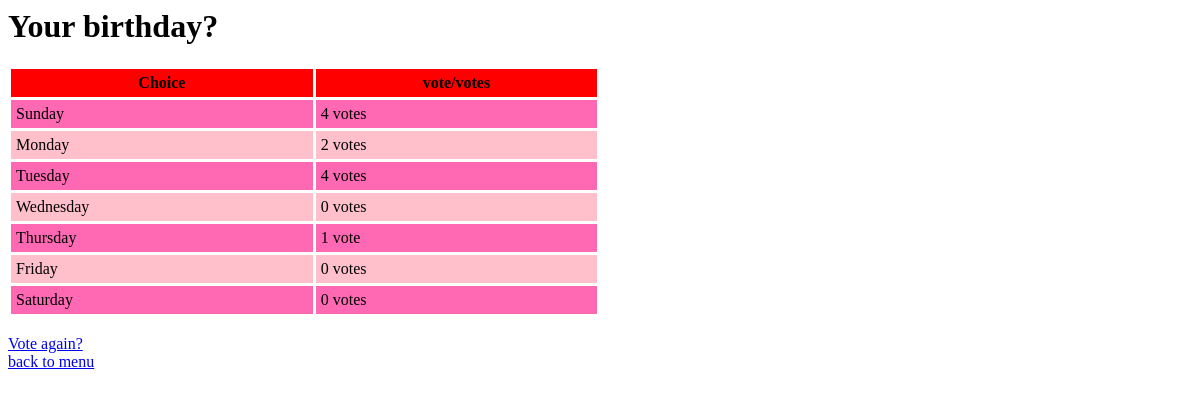
Screenshot of /polls/3/results/ with the database file from the repository.
### polls/models.py (models this page shows, shortened)
@python_2_unicode_compatible
class Question(models.Model):
    question_text = models.CharField(max_length=200)
    pub_date = models.DateTimeField('date published')

@python_2_unicode_compatible
class Choice(models.Model):
    question = models.ForeignKey(Question, on_delete=models.CASCADE)
    choice_text = models.CharField(max_length=200)
    votes = models.IntegerField(default=0)

### polls/views.py (the view)
# urls.py: url(r'^(?P<question_id>[0-9]+)/results/$', views.results, name='results'),
def results(request, question_id):
    question = get_object_or_404(Question, pk=question_id)
    return render(request, 'polls/results.html', {'question': question})

### polls/templates/polls/results.html (shortened to what this page needs)
<html>
<head>
</head>
<body>
<h1>{{ question.question_text }}</h1>
<table id="t01">
  <tr>
    <th>Choice</th>
    <th>vote/votes</th>
  </tr>
{% for choice in question.choice_set.all %}
  <tr>
    <td>{{ choice.choice_text }}</td>
    <td>{{ choice.votes }} vote{{ choice.votes|pluralize }}</td>
  </tr>
{% endfor %}
</table>
<br><a href="{% url 'polls:detail' question.id %}">Vote again?</a>
<br><a href="{% url 'polls:index' %}"> back to menu </a>
</body>
</html>

### polls/templates/polls/results.html (style rules this page uses)
table { width:50%; }
table, th, td { border: 3px solid white; border-collapse: collapse; }
th, td { padding: 5px; }
table#t01 tr:nth-child(even) { background-color: #FF69B4; }
table#t01 tr:nth-child(odd) { background-color:#FFC0CB; }
table#t01 th { background-color: red; color:black; }

### rows the page displays
Question: question_text "Your birthday?"
Choice: choice_text "Sunday", votes "4"
Choice: choice_text "Monday", votes "2"
Choice: choice_text "Tuesday", votes "4"
Choice: choice_text "Wednesday", votes "0"
Choice: choice_text "Thursday", votes "1"
Choice: choice_text "Friday", votes "0"
Choice: choice_text "Saturday", votes "0"
